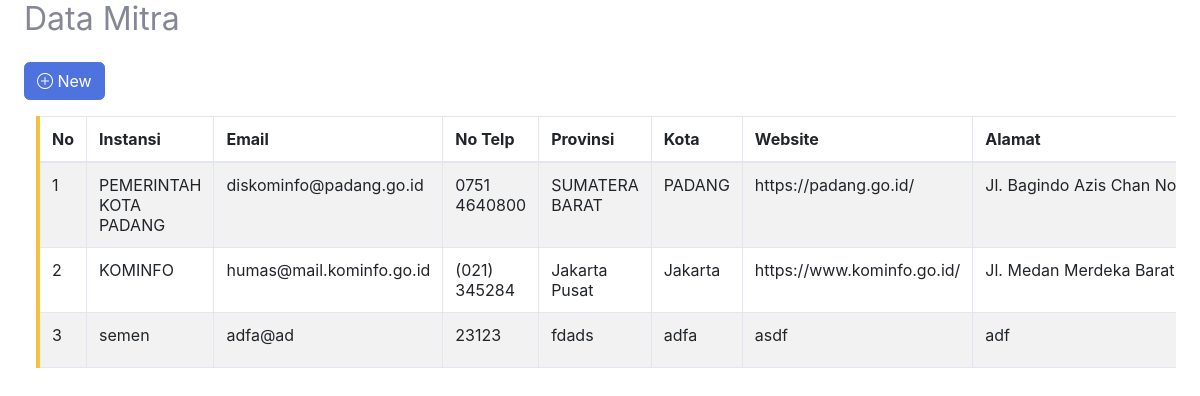
/superAdmin/mitra.php, run on the app's committed database.
### tables this page shows
CREATE TABLE `tb_mitra` (
  `id_mitra` int NOT NULL,
  `instansi_mitra` varchar(35) NOT NULL,
  `email_mitra` varchar(25) NOT NULL,
  `notelp_mitra` varchar(12) NOT NULL,
  `provinsi` varchar(35) NOT NULL,
  `kota` varchar(35) NOT NULL,
  `website` varchar(35) NOT NULL,
  `alamat_mitra` text NOT NULL
);

### superAdmin/mitra.php (the view, shortened to what this page needs)
<link rel="stylesheet" href="https://cdn.jsdelivr.net/npm/bootstrap-icons@1.11.3/font/bootstrap-icons.min.css">
<link href="https://cdn.jsdelivr.net/npm/bootstrap@5.3.0/dist/css/bootstrap.min.css" rel="stylesheet">
<link href="css/sb-admin-2.min.css" rel="stylesheet">
<div class="container-fluid">
    <?php
        $aksi = isset($_GET["aksi"]) ? $_GET["aksi"] : 'list';
        switch ($aksi) :
            case 'list':
    ?>
    <h2>Data Mitra</h2>
    <a href="?page=tabelMitra&aksi=input" class="btn btn-primary mb-3 mt-3"><i class="bi bi-plus-circle"></i> New</a>
    <div class="table-responsive col-12">
        <table id="tabel-mitra" class="table table-bordered table-striped border-left-warning">
            <thead>
                <tr>
                    <th>No</th>
                    <th>Instansi</th>
                    <th>Email</th>
                    <th>No Telp</th>
                    <th>Provinsi</th>
                    <th>Kota</th>
                    <th>Website</th>
                    <th>Alamat</th>
                </tr>
            </thead>
            <tbody>
                <?php
            include ("../sikermaPNP/koneksi.php");
            $ambil = mysqli_query($koneksi,"SELECT * FROM tb_mitra");
            $no = 1;
            while($data_mitra = mysqli_fetch_array($ambil)) {
            ?>
                <tr>
                    <td><?= $no ?></td>
                    <td><?= $data_mitra['instansi_mitra'] ?></td>
                    <td><?= $data_mitra['email_mitra'] ?></td>
                    <td><?= $data_mitra['notelp_mitra'] ?></td>
                    <td><?= $data_mitra['provinsi'] ?></td>
                    <td><?= $data_mitra['kota'] ?></td>
                    <td><?= $data_mitra['website'] ?></td>
                    <td class="text-nowrap"><?= $data_mitra['alamat_mitra'] ?></td>
                </tr>
                <?php
            $no++;
        }
        ?>
            </tbody>
        </table>
    </div>
    <?php
        break;
    ?>
    <?php
        endswitch;
    ?>
</div>

### data on the page
tb_mitra: instansi_mitra "PEMERINTAH KOTA PADANG", email_mitra "diskominfo@padang.go.id", notelp_mitra "0751 4640800", provinsi "SUMATERA BARAT", kota "PADANG", website "https://padang.go.id/", alamat_mitra "Jl. Bagindo Azis Chan…"
tb_mitra: instansi_mitra "KOMINFO", email_mitra "humas@mail.kominfo.go.id", notelp_mitra "(021) 345284", provinsi "Jakarta Pusat", kota "Jakarta", website "https://www.kominfo.go.id/", alamat_mitra "Jl. Medan Merdeka Barat…"
tb_mitra: instansi_mitra "semen", email_mitra "adfa@ad", notelp_mitra "23123", provinsi "fdads", kota "adfa", website "asdf", alamat_mitra "adf"
